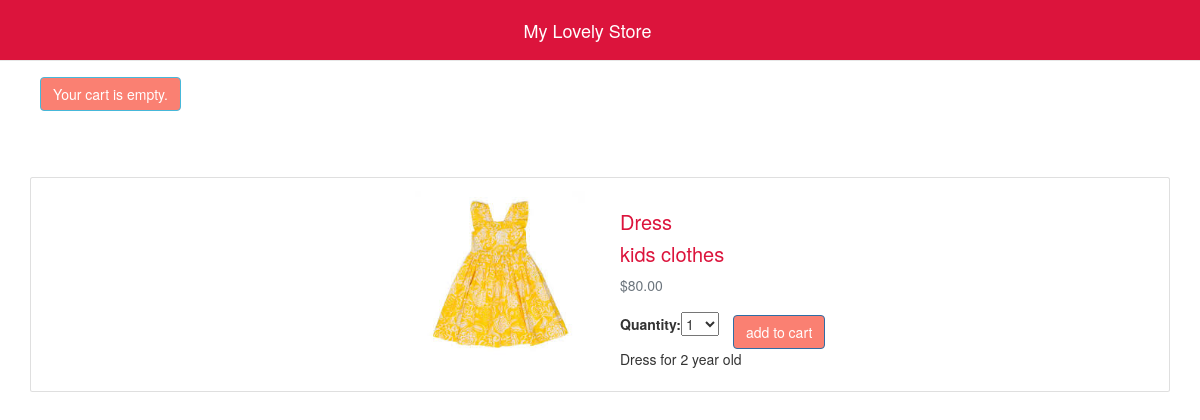
Screenshot of /2/dress/ with the database file from the repository.
### shop/models.py (models this page shows, shortened)
class Product(models.Model):
    category = models.ForeignKey(
        Category, related_name='products', on_delete=models.CASCADE)
    name = models.CharField(max_length=100, db_index=True)
    slug = models.SlugField(max_length=100, db_index=True)
    description = models.TextField(blank=True)
    price = models.DecimalField(max_digits=10, decimal_places=2)
    available = models.BooleanField(default=True)
    stock = models.PositiveIntegerField()
    created_at = models.DateTimeField(auto_now_add=True)
    updated_at = models.DateTimeField(auto_now=True)
    image = models.ImageField(upload_to='products/%Y/%m/%d', blank=True)
    class Meta:
        ordering = ('name', )
        index_together = (('id', 'slug'),)

class Category(models.Model):
    name = models.CharField(max_length=150, db_index=True)
    slug = models.SlugField(max_length=150, unique=True, db_index=True)
    created_at = models.DateTimeField(auto_now_add=True)
    updated_at = models.DateTimeField(auto_now=True)
    class Meta:
        ordering = ('name',)
        verbose_name = 'category'
        verbose_name_plural = 'categories'
    def __str__(self):
        return self.name
    def get_absolute_url(self):
        return reverse('shop:product_list_by_category', args=[self.slug])

### shop/views.py (the view)
def product_detail(request, id, slug):
    product = get_object_or_404(Product, id=id, slug=slug, available=True)
    cart_product_form = CartAddProductForm()
    return render(request,
                  'shop/product/detail.html',
                  {'product': product,
                   'cart_product_form': cart_product_form})
    context = {
        'product': product
    }
    return render(request, 'shop/product/detail.html', context)

### cart/forms.py
class CartAddProductForm(forms.Form):
    quantity = forms.TypedChoiceField(
        choices=PRODUCT_QUANTITY_CHOICES,
        coerce=int)
    update = forms.BooleanField(required=False,
                                initial=False,
                                widget=forms.HiddenInput)

### cart/cart.py (called while the page is built)
    def __len__(self):
        return sum(item['quantity'] for item in self.cart.values())

### cart/context_processor.py (called while the page is built)
def cart(request):
    return {'cart': Cart(request)}

### shop/templates/shop/product/detail.html (shortened to what this page needs)
{% extends 'shop/base.html' %}
{% load static %}
{% block content %}
   <div class="container">
      <div class="row" style="margin-top: 6%">
                <div class="card">
                    <div class="card-body">
                        <div class="col-md-6 text-right">
                            <img src="{% if product.image %} {% static product.image.url %} {% else %} {% static 'img/default.jpg' %} {% endif %}" alt="..." style="height: 170px; width: auto">
                        </div>
                        <div class="col-md-6" style="padding-left: 20px">
                            <h3 class="product_name">{{ product.name }}</h3>
                            <h4><a class="product_name" href="{{ product.category.get_absolute_url }}">{{ product.category }}</a></h4>
                            <p class="text-muted">${{ product.price }}</p>
                            <form action="{% url "cart:cart_add" product.id %}" method="post">
                                {{ cart_product_form }}
                                <input type="submit" value="add to cart" class="btn btn-primary add_to_cart">
                            </form>
                            <p>{{ product.description|safe|linebreaksbr }}</p>
                        </div>
                    </div>
                </div>
      </div>
    </div>
{% endblock %}

### shop/static/css/styles.css (style rules this page uses)
.product_name { color: #dc143c; font-size: 20px; }
.card { width: 100%; }
.btn { margin: 10px; background-color: #fa8072 !important; }

### rows the page displays
Product: image (picture), name "Dress", category "kids clothes", price "80.00", description "Dress for 2 year old"
